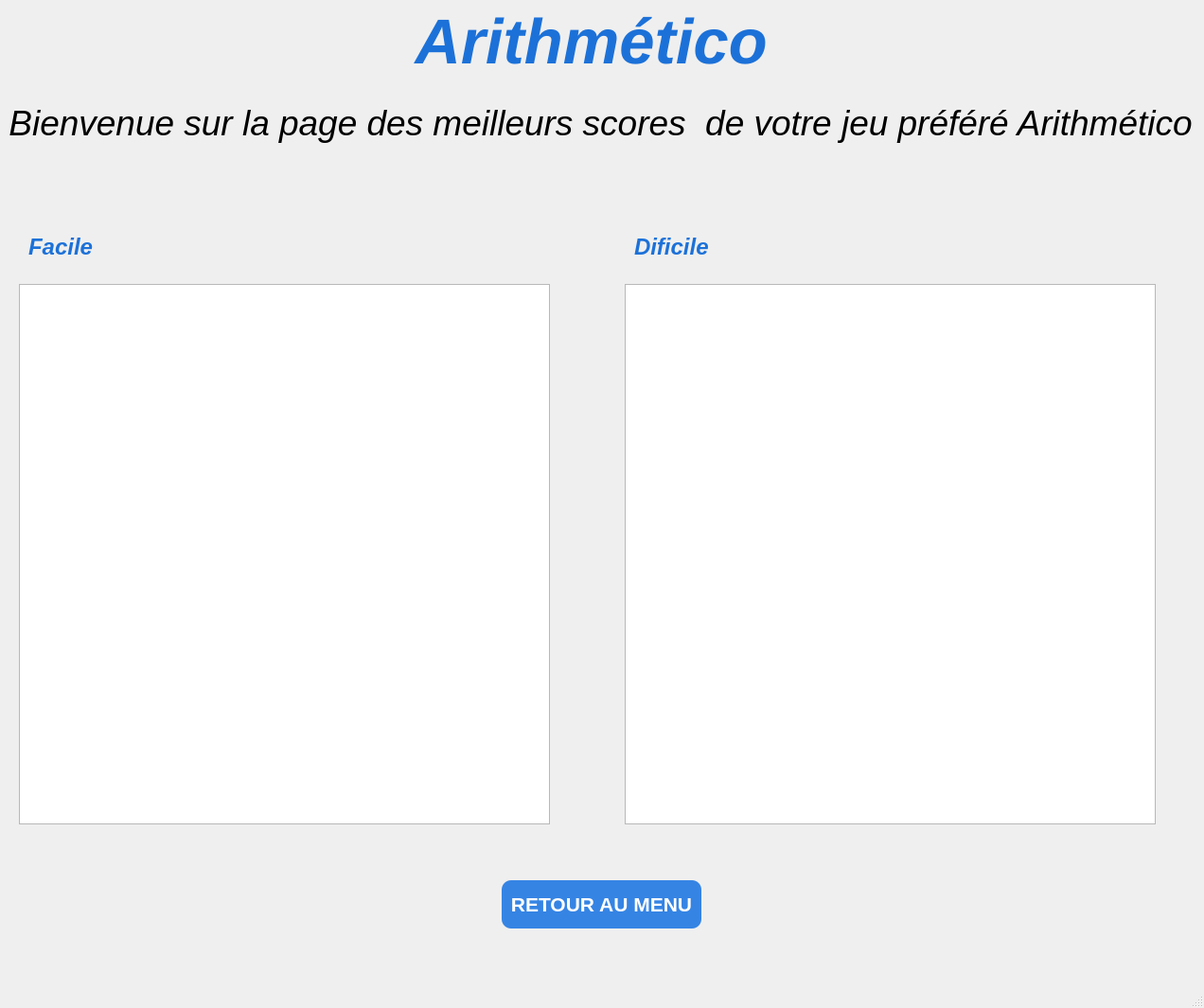
<?xml version="1.0" encoding="UTF-8"?>
<ui version="4.0">
 <class>MeilleurScore</class>
 <widget class="QMainWindow" name="MeilleurScore">
  <property name="geometry">
   <rect>
    <x>0</x>
    <y>0</y>
    <width>1272</width>
    <height>1065</height>
   </rect>
  </property>
  <property name="windowTitle">
   <string>MainWindow</string>
  </property>
  <widget class="QWidget" name="centralwidget">
   <widget class="QLabel" name="label_2">
    <property name="geometry">
     <rect>
      <x>0</x>
      <y>-20</y>
      <width>1249</width>
      <height>128</height>
     </rect>
    </property>
    <property name="font">
     <font>
      <pointsize>50</pointsize>
      <weight>75</weight>
      <italic>true</italic>
      <bold>true</bold>
     </font>
    </property>
    <property name="styleSheet">
     <string notr="true">color:rgb(28, 113, 216);</string>
    </property>
    <property name="text">
     <string>Arithmético</string>
    </property>
    <property name="alignment">
     <set>Qt::AlignCenter</set>
    </property>
   </widget>
   <widget class="QLabel" name="label">
    <property name="geometry">
     <rect>
      <x>10</x>
      <y>70</y>
      <width>1249</width>
      <height>119</height>
     </rect>
    </property>
    <property name="font">
     <font>
      <pointsize>28</pointsize>
      <italic>true</italic>
     </font>
    </property>
    <property name="text">
     <string>Bienvenue sur la page des meilleurs scores  de votre jeu préféré Arithmético</string>
    </property>
    <property name="alignment">
     <set>Qt::AlignCenter</set>
    </property>
   </widget>
   <widget class="QLabel" name="label_3">
    <property name="geometry">
     <rect>
      <x>30</x>
      <y>240</y>
      <width>161</width>
      <height>41</height>
     </rect>
    </property>
    <property name="font">
     <font>
      <pointsize>18</pointsize>
      <weight>75</weight>
      <italic>true</italic>
      <bold>true</bold>
     </font>
    </property>
    <property name="styleSheet">
     <string notr="true">color:rgb(28, 113, 216);</string>
    </property>
    <property name="text">
     <string>Facile</string>
    </property>
    <property name="alignment">
     <set>Qt::AlignLeading|Qt::AlignLeft|Qt::AlignVCenter</set>
    </property>
   </widget>
   <widget class="QLabel" name="label_4">
    <property name="geometry">
     <rect>
      <x>670</x>
      <y>240</y>
      <width>161</width>
      <height>41</height>
     </rect>
    </property>
    <property name="font">
     <font>
      <pointsize>18</pointsize>
      <weight>75</weight>
      <italic>true</italic>
      <bold>true</bold>
     </font>
    </property>
    <property name="styleSheet">
     <string notr="true">color:rgb(28, 113, 216);</string>
    </property>
    <property name="text">
     <string>Dificile</string>
    </property>
    <property name="alignment">
     <set>Qt::AlignLeading|Qt::AlignLeft|Qt::AlignVCenter</set>
    </property>
   </widget>
   <widget class="QPushButton" name="pushButton">
    <property name="geometry">
     <rect>
      <x>530</x>
      <y>930</y>
      <width>211</width>
      <height>51</height>
     </rect>
    </property>
    <property name="font">
     <font>
      <pointsize>16</pointsize>
      <weight>75</weight>
      <bold>true</bold>
     </font>
    </property>
    <property name="styleSheet">
     <string notr="true">color:rgb(255, 255, 255);
background-color:rgb(53, 132, 228);
border-radius:10;</string>
    </property>
    <property name="text">
     <string>RETOUR AU MENU</string>
    </property>
   </widget>
   <widget class="QTableView" name="tableView_facile">
    <property name="geometry">
     <rect>
      <x>20</x>
      <y>300</y>
      <width>561</width>
      <height>571</height>
     </rect>
    </property>
   </widget>
   <widget class="QTableView" name="tableView_dificile">
    <property name="geometry">
     <rect>
      <x>660</x>
      <y>300</y>
      <width>561</width>
      <height>571</height>
     </rect>
    </property>
   </widget>
  </widget>
  <widget class="QMenuBar" name="menubar">
   <property name="geometry">
    <rect>
     <x>0</x>
     <y>0</y>
     <width>1272</width>
     <height>24</height>
    </rect>
   </property>
  </widget>
  <widget class="QStatusBar" name="statusbar"/>
 </widget>
 <resources/>
 <connections/>
</ui>
